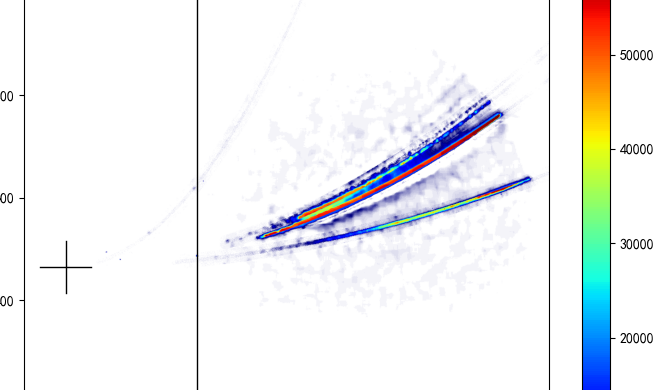
#> input picture 滤波2.png, 664 x 390 px
$ python -i test_selective_denoise.py   (imports and definitions only)
#> lines starting #> are read from the running program, lines starting #| are printed output that depends on the picture; after the words box and inside, x2 and y2 are one past the last pixel; in counts of white or black regions, pixels touching at a corner belong together
#!/usr/bin/env python3
# -*- coding: utf-8 -*-
"""
智能选择性去噪测试
解决问题：大颗粒椒盐噪声vs信号模糊

策略：
1. 检测噪声点（基于局部统计）
2. 只修复噪声点（使用中值）
3. 保留信号点（不处理）
"""

import numpy as np
import matplotlib.pyplot as plt
from scipy.ndimage import median_filter, grey_opening, grey_closing
from scipy.ndimage import uniform_filter
import time

# [3 lines not run here, left out]

# 创建测试图像：包含强信号峰值和大颗粒椒盐噪声
def create_test_image_with_noise(size=512):
    """
    创建测试图像：
    - 慢变背景
    - 强信号峰（模拟真实数据）
    - 大颗粒椒盐噪声（成簇）
    """
#> called with size = 512
    print("\n创建测试图像...")

    # 1. 慢变背景
    x = np.linspace(0, 1, size)
    y = np.linspace(0, 1, size)
    X, Y = np.meshgrid(x, y)
    background = 1000 + 500 * X + 300 * Y

    # 2. 添加信号峰（模拟真实数据）
    img = background.copy()
    peaks = [
        (size//4, size//4, 15, 3000),
        (size//2, size//2, 20, 5000),
        (3*size//4, 3*size//4, 18, 4000),
    ]

    for px, py, sigma, amp in peaks:
        gaussian = amp * np.exp(-((X*size - px)**2 + (Y*size - py)**2) / (2 * sigma**2))
        img += gaussian

    # 3. 添加椒盐噪声（大颗粒）
    noise_ratio = 0.02  # 2%的像素是噪声
    noise_cluster_size = 3  # 噪声簇大小

    n_noise = int(img.size * noise_ratio)

    # 随机选择噪声位置
    noise_positions = []
    for _ in range(n_noise // (noise_cluster_size**2)):
        cx = np.random.randint(0, size)
        cy = np.random.randint(0, size)
        # 创建噪声簇
        for dx in range(-noise_cluster_size//2, noise_cluster_size//2 + 1):
            for dy in range(-noise_cluster_size//2, noise_cluster_size//2 + 1):
                nx = cx + dx
                ny = cy + dy
                if 0 <= nx < size and 0 <= ny < size:
                    noise_positions.append((nx, ny))

    # 应用椒盐噪声
    for x, y in noise_positions:
        if np.random.random() < 0.5:
            img[x, y] = np.max(img) + 10000  # 盐噪声（白点）
        else:
            img[x, y] = np.min(img) - 1000   # 椒噪声（黑点）

    img = img.astype(np.float64)

    print(f"  图像尺寸: {img.shape}")
    print(f"  噪声点数: {len(noise_positions)}")
    print(f"  噪声比例: {len(noise_positions)/img.size*100:.2f}%")
    print(f"  最小值: {np.min(img):.1f}")
    print(f"  最大值: {np.max(img):.1f}")
    print()

    return img, background, noise_positions


def detect_salt_pepper_noise(img, method='hybrid', threshold_factor=2.0, window_size=7):
    """
    检测椒盐噪声点（改进版）

    原理：结合全局极值和局部差异检测

    Parameters:
    -----------
    img : ndarray
        输入图像
    method : str
        检测方法：'percentile', 'local', 'hybrid'
    threshold_factor : float
        阈值因子（倍数×局部标准差）
    window_size : int
        检测窗口大小

    Returns:
    --------
    noise_mask : ndarray (bool)
        噪声掩码（True=噪声点）
    """
    print(f"[检测噪声] 方法={method}, 窗口={window_size}, 阈值因子={threshold_factor}")

    if method == 'percentile':
        # 方法1：基于百分位数（极值检测）
        # 椒盐噪声通常是极端值
        lower = np.percentile(img, 0.1)
        upper = np.percentile(img, 99.9)
        noise_mask = (img < lower) | (img > upper)

    elif method == 'local':
        # 方法2：基于局部统计
        local_mean = uniform_filter(img, size=window_size)
        local_var = uniform_filter(img**2, size=window_size) - local_mean**2
        local_std = np.sqrt(np.maximum(local_var, 0))

        deviation = np.abs(img - local_mean)
        threshold = threshold_factor * (local_std + 1e-10)  # 避免除零
        noise_mask = deviation > threshold

    elif method == 'hybrid':
        # 方法3：混合检测（全局极值 + 局部异常）
        # 步骤1：全局极值检测
        lower = np.percentile(img, 0.5)
        upper = np.percentile(img, 99.5)
        extreme_mask = (img < lower) | (img > upper)

        # 步骤2：局部异常检测
        local_mean = uniform_filter(img, size=window_size)
        local_std = uniform_filter(np.abs(img - local_mean), size=window_size)

        deviation = np.abs(img - local_mean)
        threshold = threshold_factor * (local_std + 1e-10)
        local_mask = deviation > threshold

        # 合并两种检测结果
        noise_mask = extreme_mask | local_mask

    else:
        raise ValueError(f"Unknown method: {method}")

    # 排除边缘（统计不准确）
    border = window_size // 2
    noise_mask[:border, :] = False
    noise_mask[-border:, :] = False
    noise_mask[:, :border] = False
    noise_mask[:, -border:] = False

    n_detected = np.sum(noise_mask)
    print(f"[检测噪声] 检测到噪声点: {n_detected} ({n_detected/img.size*100:.2f}%)")

    return noise_mask


def selective_median_repair(img, noise_mask, window_size=7):
    """
    选择性中值修复

    只对检测出的噪声点应用中值滤波
    其他点保持原值

    Parameters:
    -----------
    img : ndarray
        输入图像
    noise_mask : ndarray (bool)
        噪声掩码
    window_size : int
        修复窗口大小

    Returns:
    --------
    repaired : ndarray
        修复后的图像
    """
    print(f"[选择性修复] 使用中值窗口={window_size}")

    # 对整个图像应用中值滤波
    img_median = median_filter(img, size=window_size)

    # 只在噪声位置使用滤波结果，其他位置保持原值
    repaired = img.copy()
    repaired[noise_mask] = img_median[noise_mask]

    n_repaired = np.sum(noise_mask)
    print(f"[选择性修复] 修复像素数: {n_repaired}")

    return repaired


def morphological_denoise(img):
    """
    形态学去噪（针对椒盐噪声）

    先闭运算（去黑点），后开运算（去白点）
    """
    print("[形态学去噪] 开闭运算...")

    # 闭运算：填补黑色噪声（椒噪声）
    img_closed = grey_closing(img, size=3)

    # 开运算：去除白色噪声（盐噪声）
    img_opened = grey_opening(img_closed, size=3)

    return img_opened


def iterative_median(img, size=7, iterations=3):
    """
    迭代中值滤波（对比用）
    """
#> called with size = 7, iterations = 3
    print(f"[迭代中值] 窗口={size}, 迭代={iterations}")
    filtered = img
    for i in range(iterations):
        filtered = median_filter(filtered, size=size)
    return filtered


# 生成测试图像
img_test, true_background, true_noise_pos = create_test_image_with_noise(size=512)

# [6 lines not run here, left out]
start = time.time()
img_iterative = iterative_median(img_test, size=7, iterations=3)
time_iterative = time.time() - start
# [4 lines not run here, left out]
start = time.time()
img_morphological = morphological_denoise(img_test)
time_morphological = time.time() - start
# [4 lines not run here, left out]
start = time.time()

# 步骤1：检测噪声（使用混合方法）
noise_mask = detect_salt_pepper_noise(img_test, method='hybrid', threshold_factor=2.0, window_size=7)

# 步骤2：选择性修复
img_selective = selective_median_repair(img_test, noise_mask, window_size=7)

time_selective = time.time() - start
# [4 lines not run here, left out]
start = time.time()

# 先形态学粗去噪
img_hybrid = morphological_denoise(img_test)

# 再选择性精修复（降低阈值，更激进去除残留噪声）
noise_mask_hybrid = detect_salt_pepper_noise(img_hybrid, method='local', threshold_factor=1.5, window_size=7)
img_hybrid = selective_median_repair(img_hybrid, noise_mask_hybrid, window_size=5)

time_hybrid = time.time() - start
# [6 lines not run here, left out]

# 提取中心信号峰区域
center = img_test.shape[0] // 2
roi_size = 50
roi = (slice(center-roi_size//2, center+roi_size//2),
       slice(center-roi_size//2, center+roi_size//2))

# 计算信号保留率
signal_original = np.max(img_test[roi])
signal_iterative = np.max(img_iterative[roi])
signal_morphological = np.max(img_morphological[roi])
signal_selective = np.max(img_selective[roi])
signal_hybrid = np.max(img_hybrid[roi])

retention_iterative = signal_iterative / signal_original * 100
retention_morphological = signal_morphological / signal_original * 100
retention_selective = signal_selective / signal_original * 100
retention_hybrid = signal_hybrid / signal_original * 100

# 估计残留噪声
def estimate_noise_residual(img):
    """估计残留噪声（检测异常值）"""
    local_mean = uniform_filter(img, size=5)
    local_std = uniform_filter(np.abs(img - local_mean), size=5)
    outliers = np.abs(img - local_mean) > 5 * local_std
    return np.sum(outliers)

noise_iterative = estimate_noise_residual(img_iterative)
noise_morphological = estimate_noise_residual(img_morphological)
noise_selective = estimate_noise_residual(img_selective)
noise_hybrid = estimate_noise_residual(img_hybrid)

# [20 lines not run here, left out]

fig, axes = plt.subplots(3, 4, figsize=(18, 12))
# [1 line not run here, left out]

methods = [
    ("原始图像（含噪声）", img_test, 0, 100.0),
    ("迭代中值(7×7×3)", img_iterative, time_iterative, retention_iterative),
    ("形态学开闭", img_morphological, time_morphological, retention_morphological),
    ("智能选择性", img_selective, time_selective, retention_selective),
    ("混合策略", img_hybrid, time_hybrid, retention_hybrid),
]

# 第一行：原始图像和噪声掩码
# [10 lines not run here, left out]
roi_rect = plt.Rectangle((roi[1].start, roi[0].start), roi_size, roi_size,
                          fill=False, edgecolor='red', linewidth=2)
# [3 lines not run here, left out]

# 中心剖面（原始）
center_line = img_test.shape[0] // 2
# [27 lines not run here, left out]

# 找出最佳方法
best_idx = np.argmax([retention_iterative, retention_morphological, retention_selective, retention_hybrid])
best_names = ["迭代中值", "形态学", "智能选择性", "混合策略"]
best_name = best_names[best_idx]

# [11 lines not run here, left out]

>>> import cv2
>>> picture = cv2.imread('滤波2.png', cv2.IMREAD_GRAYSCALE)
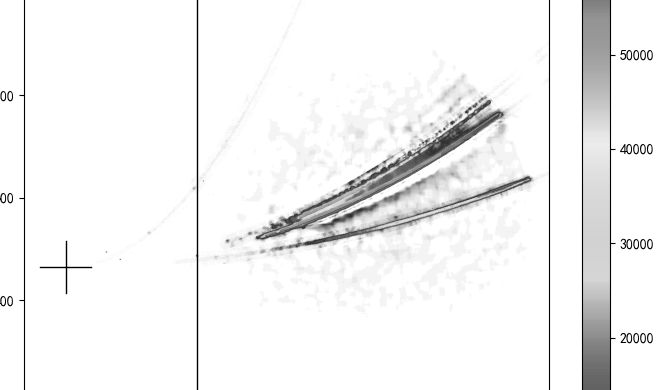
#> picture: shape (390, 664); min 0, max 255, mean 243.1
>>> result = detect_salt_pepper_noise(picture)
#> call 3 of detect_salt_pepper_noise, with method = 'hybrid', threshold_factor = 2, window_size = 7
#> in detect_salt_pepper_noise (call 3), `lower = np.percentile(img, 0.5)`: lower = 0
#> in detect_salt_pepper_noise (call 3), `upper = np.percentile(img, 99.5)`: upper = 255
#> in detect_salt_pepper_noise (call 3), `extreme_mask = (img < lower) | (img > upper)`: extreme_mask: shape (390, 664) bool; every value is 0
#> in detect_salt_pepper_noise (call 3), `local_mean = uniform_filter(img, size=window_size)`:
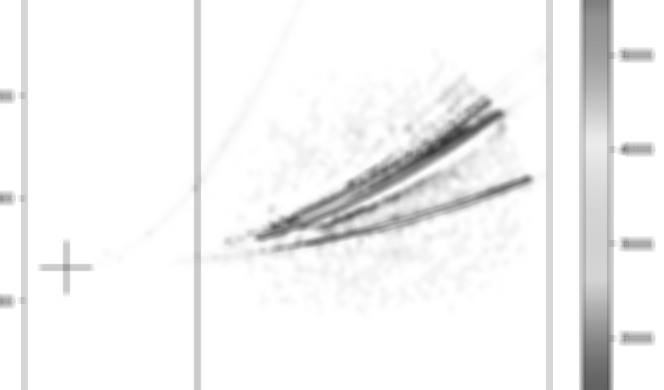
#> local_mean: shape (390, 664); min 56, max 255, mean 242.8
#> in detect_salt_pepper_noise (call 3), `local_std = uniform_filter(np.abs(img - local_mean), size=window_size)`:
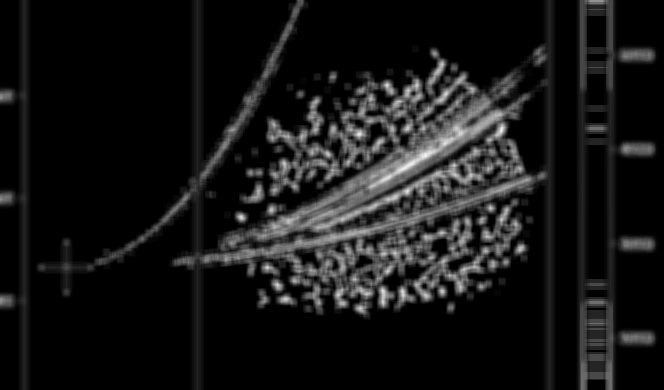
#> local_std: shape (390, 664); min 0, max 246, mean 22.2
#> in detect_salt_pepper_noise (call 3), `deviation = np.abs(img - local_mean)`:
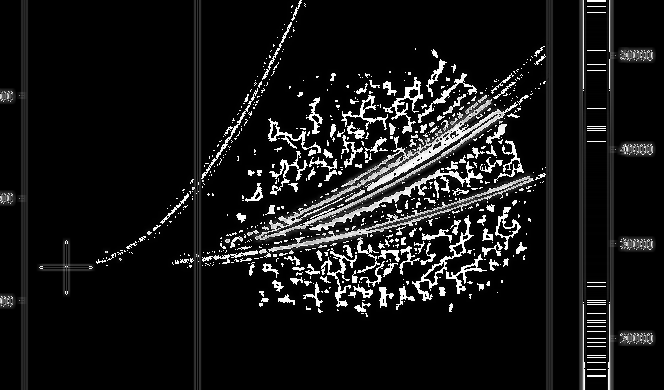
#> deviation: shape (390, 664); min 0, max 255, mean 22.5
#> in detect_salt_pepper_noise (call 3), `local_mask = deviation > threshold`:
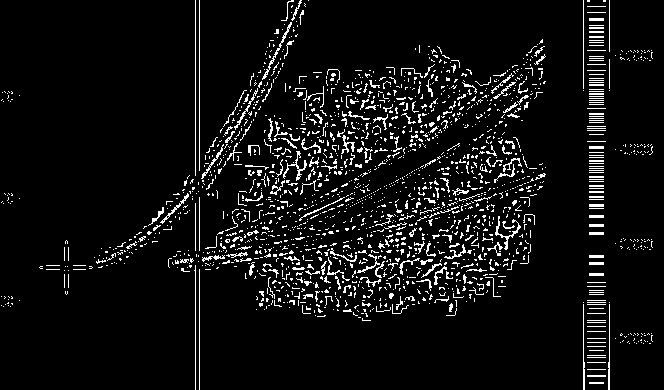
#> local_mask: shape (390, 664) bool; 6.6% white in thin lines or dots
#> in detect_salt_pepper_noise (call 3), `noise_mask[:border, :] = False`: noise_mask: shape (390, 664) bool; 6.6% white in thin lines or dots
#> in detect_salt_pepper_noise (call 3), `noise_mask[-border:, :] = False`: noise_mask: shape (390, 664) bool; 6.6% white in thin lines or dots
#> in detect_salt_pepper_noise (call 3), `noise_mask[:, :border] = False`: noise_mask: shape (390, 664) bool; 6.6% white in thin lines or dots
#> in detect_salt_pepper_noise (call 3), `n_detected = np.sum(noise_mask)`: n_detected = 16971
#| [检测噪声] 检测到噪声点: 16971 (6.55%)

$ run again, on 滤波后.png
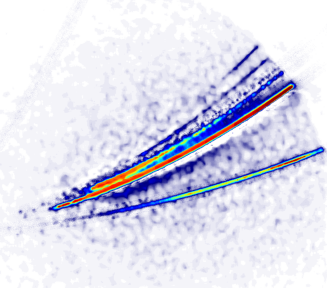
#> input picture 滤波后.png, 327 x 288 px
#> lower = 56
#> upper = 255
#> in detect_salt_pepper_noise (call 3), `extreme_mask = (img < lower) | (img > upper)`:
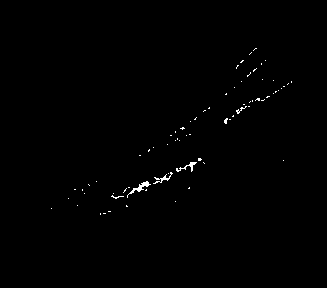
#> extreme_mask: shape (288, 327) bool; 0.47% white in thin lines or dots, all inside (x1, y1, x2, y2) = (51, 48, 292, 215)
#> local_mask: shape (288, 327) bool; 17.8% white in thin lines or dots
#> in detect_salt_pepper_noise (call 3), `noise_mask[:, -border:] = False`:
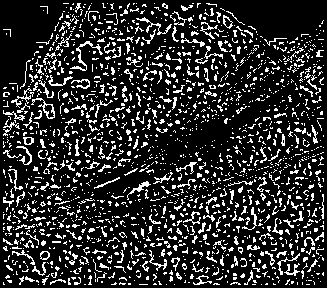
#> noise_mask: shape (288, 327) bool; 17.7% white in thin lines or dots
#> n_detected = 16662
#| [检测噪声] 检测到噪声点: 16662 (17.69%)
